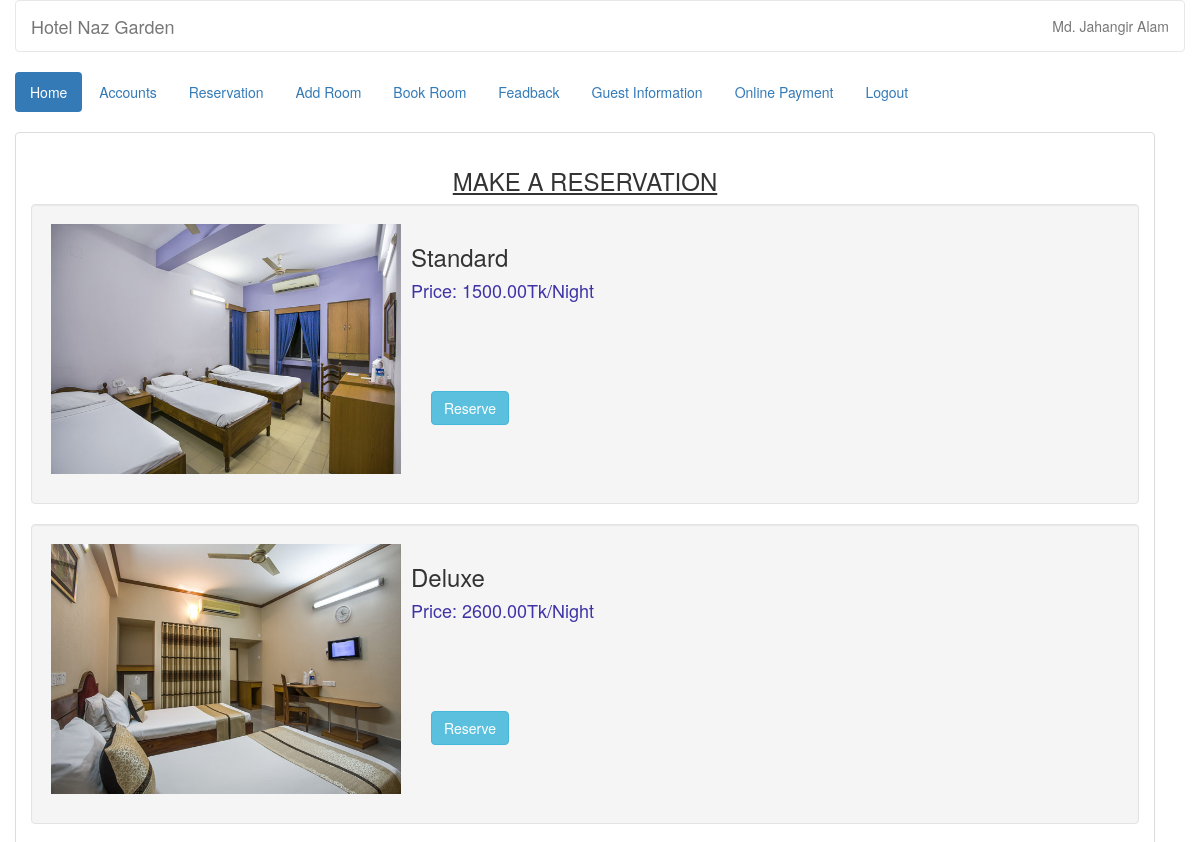
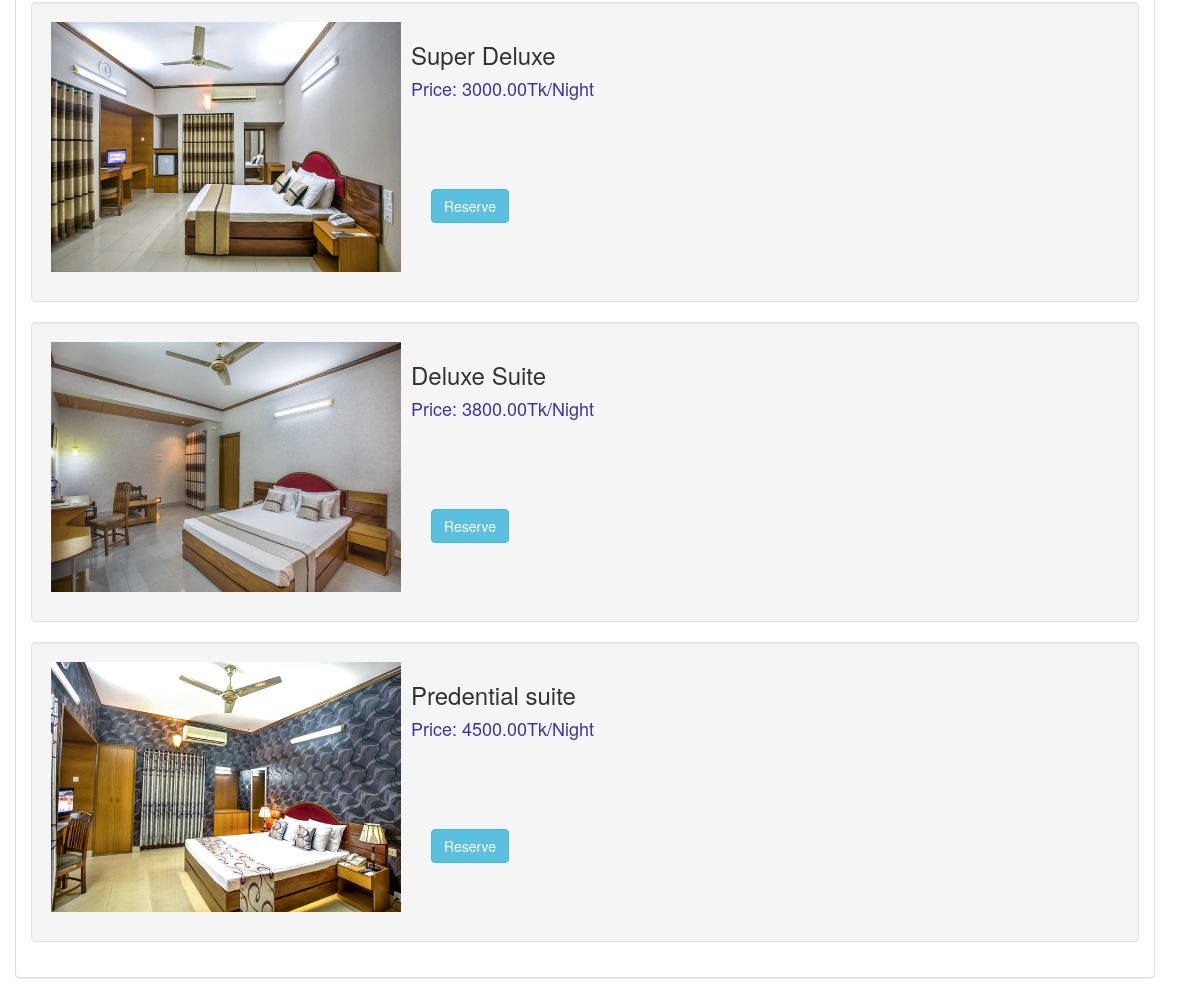
The page /admin/reservation1.php (signed in) on the database its author committed (2 pictures, top to bottom).
### tables this page shows
CREATE TABLE `room` (
  `room_id` int(11) NOT NULL,
  `room_type` varchar(50) NOT NULL,
  `price` varchar(11) NOT NULL,
  `photo` varchar(100) NOT NULL,
  `details` varchar(800) NOT NULL
);

### admin/name.php (called while the page is built)
<?php
	require 'connect.php';
	$query = $conn->query("SELECT * FROM `admin` WHERE `admin_id` =
		'$_SESSION[admin_id]'") or die(mysqli_error());
	$fetch = $query->fetch_array();
	$name = $fetch['name'];
?>

### admin/reservation1.php (the view, shortened to what this page needs)
<?php
require 'name.php';
include 'header.php';
?>
<html lang = "en">
	<head>
		<link rel = "stylesheet" type = "text/css" href = "css/bootstrap.css " />
		<link rel = "stylesheet" type = "text/css" href = "css/style.css" />
	</head>
<body>
	<div style = "margin-left:0;" class = "container">
		<div class = "panel panel-default">
			<div class = "panel-body">
				<center>
					<strong><h3><u>MAKE A RESERVATION</u></h3></strong></center>
				<?php
					require_once 'connect.php';
					$query = $conn->query("SELECT * FROM `room` ORDER BY `price` ASC") or die(mysql_error());
					while($fetch = $query->fetch_array()){
				?>
					<div class = "well" style = "height:300px; width:100%;">
						<div style = "float:left;">
							<img src = "../photo/<?php echo $fetch['photo']?>" height = "250" width = "350"/>
						</div>
						<div style = "float:left; margin-left:10px;">
							<h3><?php echo $fetch['room_type']?></h3>
							<h4 style = "color:#3d33a6;"><?php echo "Price: ".$fetch['price'].".00"."Tk/Night"?></h4>
							<br /><br /><br /><br />
							<a style = "margin-left:20px;" href = "add_reserve.php?room_id=<?php echo $fetch['room_id']?>"
								class = "btn btn-info">Reserve</a>
						</div>
					</div>
				<?php
					}
				?>
			</div>
		</div>
	</div>
	<br />
	<br />
</body>

### admin/header.php (shortened to what this page needs)
<html lang = "en">
	<head>
		</head>
		<link rel = "stylesheet" type = "text/css" href = "../css/bootstrap.css " />
		<link rel = "stylesheet" type = "text/css" href = "../css/style.css" />
<body>
		<div  class = "container-fluid">
	<nav style = "background-color:rgba(255, 255, 255, 0);" class = "navbar navbar-default">
			<div class = "navbar-header">
				<a class = "navbar-brand" >Hotel Naz Garden</a>
			</div>
			<ul class = "nav navbar-nav pull-right ">
				<li class = "dropdown">
					<a aria-haspopup="true" aria-expanded="false"><?php echo $name;?></a>
				</li>
			</ul>
		</div>
	<div class = "container-fluid">
		<ul class = "nav nav-pills">
			<li class = "active"><a href = "home.php">Home</a></li>
			<li><a href = "account.php">Accounts</a></li>
			<li><a href = "reserve.php">Reservation</a></li>
			<li><a href = "room.php">Add Room</a></li>
<li><a href = "reservation1.php">Book Room</a></li>
			<li><a href = "fead.php">Feadback</a></li>
			<li><a href = "guestview.php">Guest Information</a></li>
			<li><a href = "payment.php">Online Payment</a></li>
			<li><a href = "logout.php">Logout</a></li>
		</ul>
	</div>
	<br />
</body>
</html>

### rows shown on the page
room: photo (picture), room_type "Standard", price "1500"
room: photo (picture), room_type "Deluxe", price "2600"
room: photo (picture), room_type "Super Deluxe", price "3000"
room: photo (picture), room_type "Deluxe Suite", price "3800"
room: photo (picture), room_type "Predential suite", price "4500"

### other values the page prints
$name "Md. Jahangir Alam"
